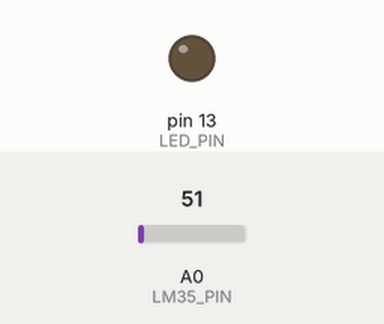
Recording of a sketch running on a simulated Arduino Uno, built for the host (arithmetic inside an expression is 32-bit, double 64-bit). Shown: output pins drawn as LEDs (lit = HIGH). The inputs (shaded band) are chosen by the test bench; at power-on: A0 (LM35_PIN) = 51.

Above: at 1.13 s.
1.3 s: A0 (LM35_PIN) set to 71
At 1.45 s:
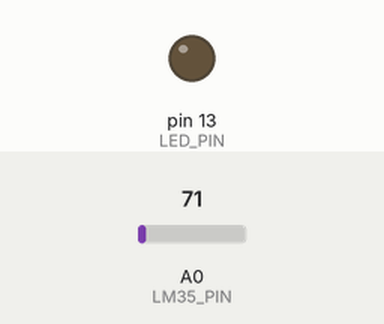
4.3 s: A0 (LM35_PIN) set to 61
At 4.46 s:
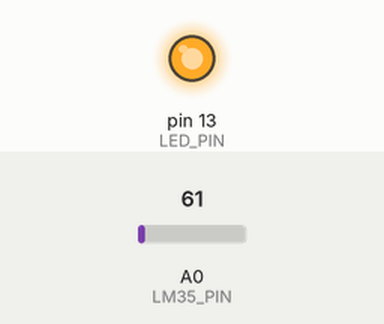
Timing chart, 0 to 13.3 s (numbered marks = the images above; inputs shaded):
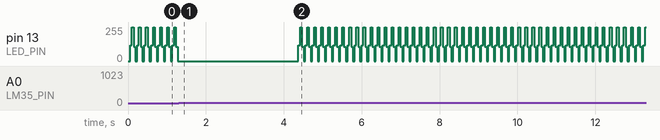

Measured:
- after the input at 1.3 s, pin 13 (LED_PIN): stops changing and stays 0/255
- after the input at 4.3 s, pin 13 (LED_PIN): 0/255 → 120/255 after 0.07 s, then repeats every 0.18 s: 255/255 0.04 s, 107/255 0.05 s, 0/255 0.04 s, 120/255 0.05 s
- by itself, pin 13 (LED_PIN): repeats every 0.18 s: 255/255 0.04 s, 107/255 0.05 s, 0/255 0.04 s, 120/255 0.05 s

The sketch:

Greendzine_Firmware_Task.ino
```cpp
#define LM35_PIN A0
const int LED_PIN = 13; // #define LED_PIN 13
const int interval = 500; // Time interval in milliseconds
// Define the threshold temperature
#define Thres_temp 30
#define Below_thres 250
#define Above_thres 500
int temp_adc_val;
  float temp_val;
  int temperature;
  volatile int dutyCycle = 0; // Duty cycle variable

void setup() {
  pinMode(LM35_PIN, INPUT);
  pinMode(LED_PIN, OUTPUT);

  // Set up Timer1
  cli(); // Disable interrupts

  // Set Timer1 in CTC mode with prescaler of 64
  TCCR1A = 0; // Clear control register A
  TCCR1B = 0; // Clear control register B
  TCNT1 = 0; // Clear Timer1 counter
  OCR1A = 125 - 1; // Set compare match register for desired interval (125 for 500ms)
  TCCR1B |= (1 << WGM12); // Configure Timer1 for CTC mode
  TCCR1B |= (1 << CS11) | (1 << CS10); // Set prescaler to 64 and start Timer1
  TIMSK1 |= (1 << OCIE1A); // Enable Timer1 compare interrupt
  sei(); // Enable interrupts

}

void loop() {

  temp_adc_val = analogRead(LM35_PIN);	/* Read Temperature */
  temp_val = (temp_adc_val * 4.88);	/* Convert adc value to equivalent voltage */
  temperature = (temp_val/10);

  // Check if the temperature is below the threshold
  if (temperature < Thres_temp) {
    // Blink the LED with 250ms interval
    blinkLED(Below_thres);
  }
  // Check if the temperature is above the threshold
  else if (temperature >= Thres_temp) {
    // Blink the LED with 500ms interval
    blinkLED(Above_thres);
  }}

// Timer1 compare match interrupt service routine
void blinkLED(int interval) {
  static unsigned long previousMillis = 0;
  static int intervalCount = 0;

  unsigned long currentMillis = (intervalCount * 125) / 16; // Calculate current time in milliseconds (125 for 500ms)

  if (currentMillis - previousMillis >= interval) {
    previousMillis = currentMillis;
    intervalCount = 0;
  } else {
    intervalCount++;
  }

  // Calculate duty cycle based on current time interval
  dutyCycle = (currentMillis % interval) * 255 / interval;

  // Write duty cycle to PWM pin
  analogWrite(LED_PIN, dutyCycle);
}
```
